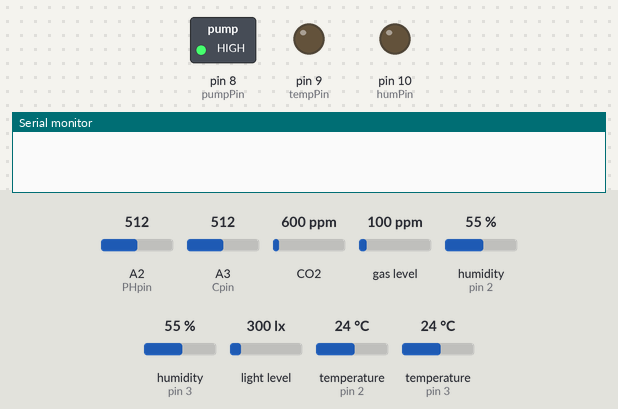
Bench run of a sketch on a simulated Arduino Uno, built with avr-gcc and run on an emulated ATmega328P. Shown: switched loads named in the sketch (green lamp = pin HIGH), output pins drawn as LEDs (lit = HIGH), the last lines printed to the serial monitor. Inputs (shaded band) come from the test bench; at power-on: A2 (PHpin) = 512, A3 (Cpin) = 512, CO2 600 ppm, gas level 100 ppm, humidity (sensors on pin 2, pin 3) 55 %, light level 300 lx, temperature (sensors on pin 2, pin 3) 24 °C.

Above: at 0.1 s.
At 60.1 s:
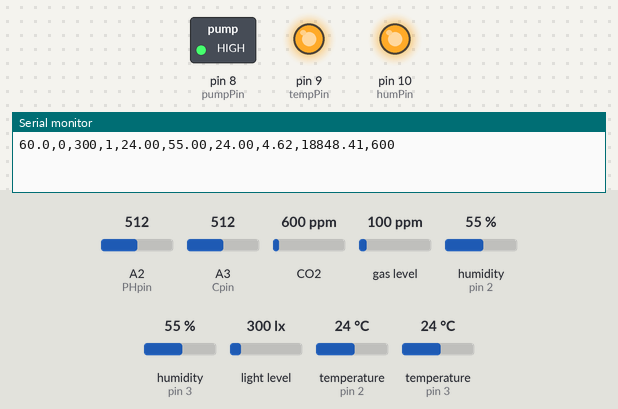
Timing chart, 0 to 61.6 s (numbered marks = the images above):
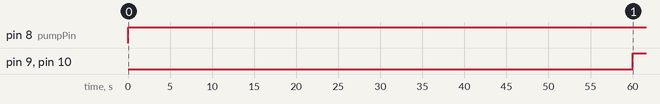

The sketch:

project3_csvOutput.ino
```cpp
/*
The code print the data in the following order:
Time(sec),Infrared Light(in candelas(cd)),Visible Light(in candelas(cd)),Heater On/Off(1/0),Air Temperature(°C),Air Humidity(%),Water Temperature(°C),PH(0-14),Electrical Conductivity(micro siemens),CO2(parts per million(ppm))
*/

//libraries:
#include "DHT.h"
#define DHTPIN1 2 //Yellow
#define DHTPIN2 3 //Green
#include <Wire.h>
#include <Adafruit_Sensor.h>
#include "Adafruit_TSL2591.h"
#include "Adafruit_CCS811.h"

//DHT Sensors Setup:
DHT dht[] = {
  {DHTPIN1, DHT22},
  {DHTPIN2, DHT11}
};

//Gas Sensor Initiation:
Adafruit_CCS811 ccs;

//PH values:
int PHpin = A2;
float rawCountPH;
float voltagePH;
float sensorValuePH;

//pump:
int pumpPin = 8;

//time:
long double timeStep = 60000; //60000 <- 1 minute
long double totalTime = 0;

//Conductivity values:
int Cpin = A3;
float rawCountC;
float voltageC;
float sensorValueC;
float slopeC = 3257.7;
float interceptC = -2659.0;
float prevCon = 0;

//DHT Sensor values:
int tempPin = 9;
int humPin = 10;
float humidity[2];
float temperature[2];
float lastTemp = 0;
float lastHumidity = 0;

//Light Sensor Initiation:
Adafruit_TSL2591 tsl = Adafruit_TSL2591(2591);

//Configuration/Calibration of Light Sensor:
void configureSensor(void)
{
  // You can change the gain on the fly, to adapt to brighter/dimmer light situations
  //tsl.setGain(TSL2591_GAIN_LOW); // 1x gain (bright light)
  tsl.setGain(TSL2591_GAIN_MED); // 25x gain
  //tsl.setGain(TSL2591_GAIN_HIGH); // 428x gain
  // Changing the integration time gives you a longer time over which to sense light
  // longer timelines are slower, but are good in very low light situtations!
  //tsl.setTiming(TSL2591_INTEGRATIONTIME_100MS); // shortest integration time (bright light)
  //tsl.setTiming(TSL2591_INTEGRATIONTIME_200MS);
  tsl.setTiming(TSL2591_INTEGRATIONTIME_300MS);
  //tsl.setTiming(TSL2591_INTEGRATIONTIME_400MS);
  //tsl.setTiming(TSL2591_INTEGRATIONTIME_500MS);
  //tsl.setTiming(TSL2591_INTEGRATIONTIME_600MS); // longest integration time (dim light)
}

//Light Sensor Reading Method:
void advancedRead(void)
{
// More advanced data read example. Read 32 bits with top 16 bits IR, bottom 16 bits full spectrum
// That way you can do whatever math and comparisons you want!
uint32_t lum = tsl.getFullLuminosity();
uint16_t ir, full;
ir = lum >> 16;
full = lum & 0xFFFF;
Serial.print(ir); Serial.print(",");
Serial.print(full - ir); Serial.print(",");
}

void printDouble( double val, unsigned int precision){
// prints val with number of decimal places determine by precision
// NOTE: precision is 1 followed by the number of zeros for the desired number of decimial places
// example: printDouble( 3.1415, 100); // prints 3.14 (two decimal places)

    Serial.print (int(val));  //prints the int part
    Serial.print("."); // print the decimal point
    unsigned int frac;
    if(val >= 0)
        frac = (val - int(val)) * precision;
    else
        frac = (int(val)- val ) * precision;
    Serial.print(frac,DEC) ;
}

void setup() {
  Serial.begin(9600);

  //DHT Sensor Startup:
  for (auto& sensor : dht) {
    sensor.begin();
  }

  //Light Sensor Startup:
  tsl.begin();
  configureSensor();

  //Gas Sensor Startup:
  ccs.begin();

  //Outputs:
  pinMode(tempPin, OUTPUT);
  pinMode(humPin, OUTPUT);
  pinMode(pumpPin, OUTPUT);

  //Inputs:
  pinMode(PHpin, INPUT);
  pinMode(Cpin, INPUT);
}

void loop() {
  //Signal for pump:
  digitalWrite(pumpPin, HIGH);

  //Mandatory delay (don't remove):
  delay(timeStep);
  totalTime += (timeStep/1000);
  printDouble(totalTime, 0); Serial.print(",");

  //Light Sensor Read:
  advancedRead();

  //Reading DHT Sensor:
  for (int i = 0; i < 2; i++) {
    temperature[i] = dht[i].readTemperature();
    humidity[i] = dht[i].readHumidity();
  }

  //DHT Logic \/
  //test code temp:
  /*
  if(true){
    analogWrite(tempPin, 255);
  }
  */
  //Actual code temp:
  if(lastTemp<18.0){
    digitalWrite(tempPin, HIGH);
    Serial.print(1); Serial.print(","); //print ligical 1 for Heater ON
  }
  else{
    digitalWrite(tempPin, LOW);
    Serial.print(0); Serial.print(","); //print ligical 0 for Heater OFF
  }
  //test code hum:
  /*
  if(true){
    analogWrite(humPin, 255);
  }
  */
  //Actual code hum:
  if(lastHumidity<50.0 || lastHumidity>70.0){
    analogWrite(humPin, 255);
  }
  else if(lastHumidity>50.0 && lastHumidity<60.0){
    int voltage = (60-lastHumidity)*25.5;
    analogWrite(humPin, voltage);
  }
  else if(lastHumidity>60.0 && lastHumidity<70.0){
    int voltage = (70-lastHumidity)*25.5;
    digitalWrite(humPin, voltage);
  }

  //Check if Air Temperature is a digit:
  if (isnan(temperature[0])) {  //tests if the temperature is a digit
    Serial.print(temperature[0]); Serial.print(",");
    lastTemp = temperature[0];
  }
  else {
    Serial.print(temperature[0]); Serial.print(",");
    temperature[0] = lastTemp; //save last uncorrupted temperature
  }

  //Check if Air Humididty is a digit:
  if (isnan(humidity[0])) {  //tests if humidity is a digit
    Serial.print(humidity[0]); Serial.print(",");
    lastHumidity = humidity[0];
  }
  else {
    Serial.print(humidity[0]); Serial.print(",");
    humidity[0] = lastHumidity; //save last uncorrupted humidity
  }

  Serial.print(temperature[1]); Serial.print(",");
  //DHT Logic /\

  //PH Logic:
  rawCountPH =analogRead(PHpin);
  voltagePH=rawCountPH/1023*5;
  sensorValuePH = -3.75*voltagePH + 14; //convert voltage to PH (0-14)
  Serial.print(sensorValuePH); Serial.print(",");

  //Conductivity Logic:
  rawCountC=analogRead(Cpin);
  voltageC=rawCountC/1023*5;
  sensorValueC=voltageC*7532; //convert voltage to micro siemens
  if(sensorValueC<0){
    sensorValueC = prevCon;
  }
  else{
    prevCon = sensorValueC;
  }
  Serial.print(sensorValueC); Serial.print(",");

  //Gas Sensor Logic:
  if(!ccs.readData()){
    Serial.print(ccs.geteCO2());
  }
  else{
    Serial.println("ERROR!");
    while(1);
  }

  //Mandatory new line (don't remove):
  Serial.println();
}
```

Measured:
- by itself, pin 8 (pumpPin): LOW → HIGH at 0.00 s
- by itself, pin 9 (tempPin), pin 10 (humPin): LOW → HIGH at 60.0 s
